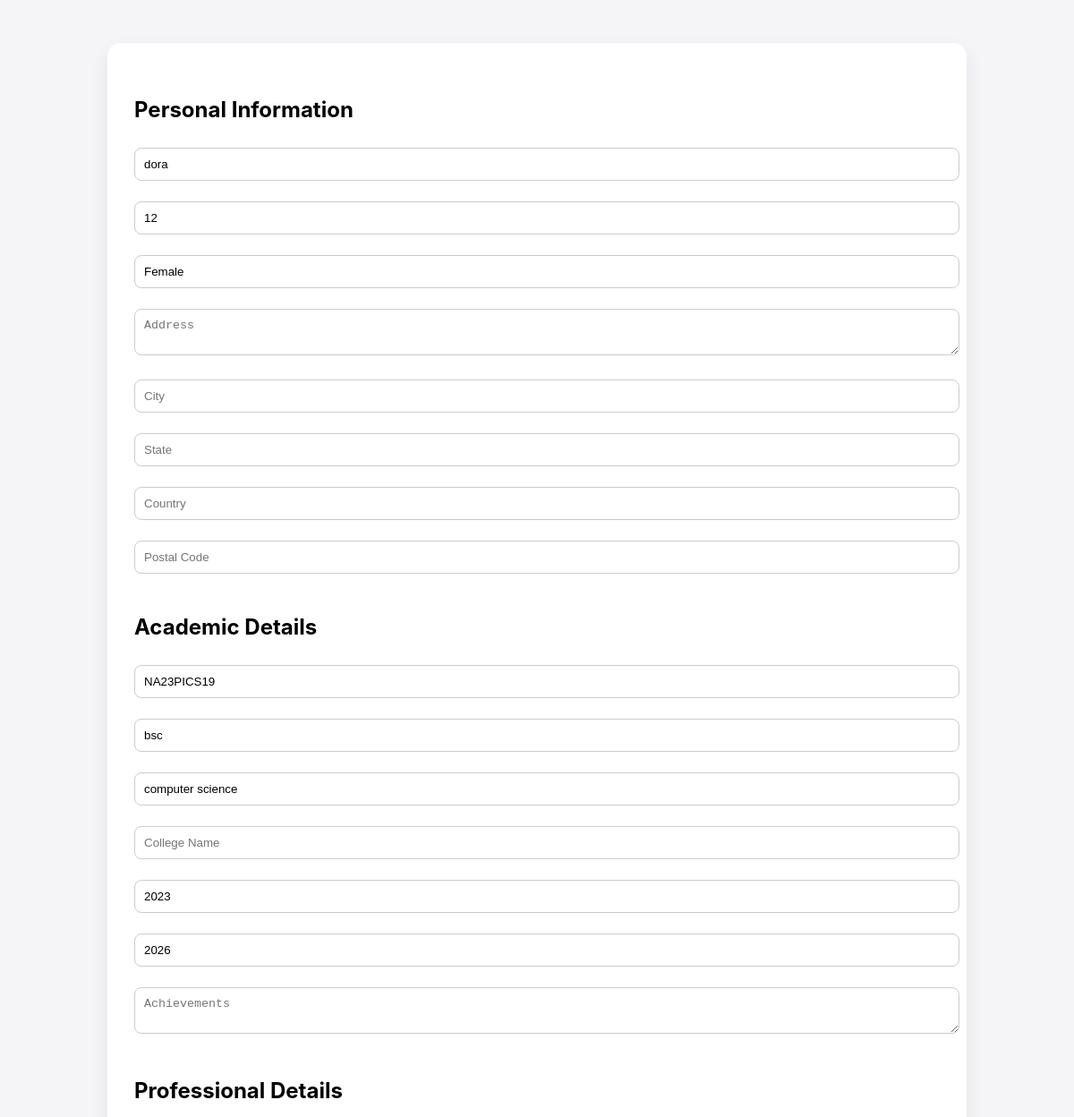
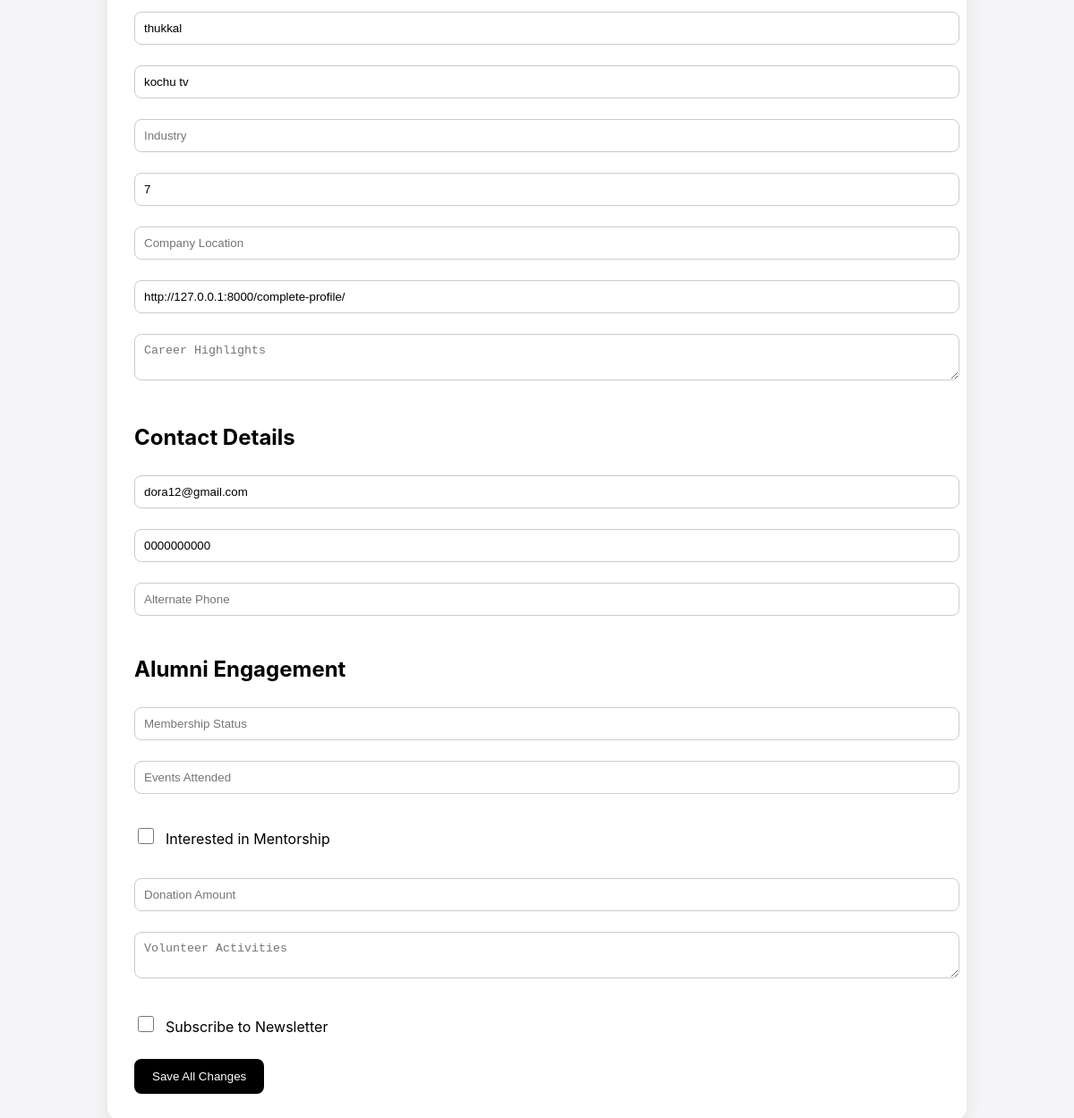
Screenshot of /edit-profile/ (signed in) with the database file from the repository (2 pictures, top to bottom).
### alumni_module/models.py (models this page shows, shortened)
class AlumniProfile(models.Model):
    user = models.OneToOneField(User, on_delete=models.CASCADE)
    first_name = models.CharField(max_length=100, blank=True)
    last_name = models.CharField(max_length=100, blank=True)
    gender = models.CharField(max_length=20, blank=True)
    date_of_birth = models.DateField(null=True, blank=True)
    photo = models.ImageField(upload_to='photos/', null=True, blank=True)
    address = models.TextField(blank=True)
    city = models.CharField(max_length=100, blank=True)
    state = models.CharField(max_length=100, blank=True)
    country = models.CharField(max_length=100, blank=True)
    postal_code = models.CharField(max_length=20, blank=True)

class AcademicDetails(models.Model):
    user = models.OneToOneField(User, on_delete=models.CASCADE)
    student_id = models.CharField(max_length=50, blank=True)
    degree = models.CharField(max_length=100, blank=True)
    department = models.CharField(max_length=100, blank=True)
    year_of_admission = models.IntegerField(null=True, blank=True)
    year_of_graduation = models.IntegerField(null=True, blank=True)
    achievements = models.TextField(blank=True)

class ProfessionalDetails(models.Model):
    user = models.OneToOneField(User, on_delete=models.CASCADE)
    current_designation = models.CharField(max_length=100, blank=True)
    current_company = models.CharField(max_length=100, blank=True)
    industry = models.CharField(max_length=100, blank=True)
    year_of_experience = models.IntegerField(null=True, blank=True)
    company_location = models.CharField(max_length=200, blank=True)
    linkedin_profile = models.URLField(blank=True)
    career_highlights = models.TextField(blank=True)

class ContactDetails(models.Model):
    user = models.OneToOneField(User, on_delete=models.CASCADE)
    email = models.EmailField(blank=True)
    phone_number = models.CharField(max_length=20, blank=True)
    alternate_phone = models.CharField(max_length=20, blank=True)

class AlumniEngagement(models.Model):
    user = models.OneToOneField(User, on_delete=models.CASCADE)
    membership_status = models.CharField(max_length=50, blank=True)
    events_attended = models.IntegerField(null=True, blank=True)
    mentorship_interest = models.BooleanField(default=False)
    donation_amount = models.DecimalField(max_digits=10, decimal_places=2, null=True, blank=True)
    volunteer_activities = models.TextField(blank=True)
    newsletter_subscription = models.BooleanField(default=False)

### alumni_module/views.py (the view, shortened to what this page needs)
# urls.py: path('edit-profile/', views.edit_profile, name='edit_profile'),
@login_required
def edit_profile(request):
    profile, _ = AlumniProfile.objects.get_or_create(user=request.user)
    academic, _ = AcademicDetails.objects.get_or_create(user=request.user)
    professional, _ = ProfessionalDetails.objects.get_or_create(user=request.user)
    contact, _ = ContactDetails.objects.get_or_create(user=request.user)
    engagement, _ = AlumniEngagement.objects.get_or_create(user=request.user)
    return render(request, 'alumni/edit_profile.html', {
        'profile': profile,
        'academic': academic,
        'professional': professional,
        'contact': contact,
        'engagement': engagement,
    })

### templates/alumni/edit_profile.html (shortened to what this page needs)
<!DOCTYPE html>
<html>
<head>
</head>
<body>
<div class="card">
<form method="POST">
<h2>Personal Information</h2>
<input type="text" name="first_name" placeholder="First Name" value="{{ profile.first_name }}">
<input type="text" name="last_name" placeholder="Last Name" value="{{ profile.last_name }}">
<input type="text" name="gender" placeholder="Gender" value="{{ profile.gender }}">
<textarea name="address" placeholder="Address">{{ profile.address }}</textarea>
<input type="text" name="city" placeholder="City" value="{{ profile.city }}">
<input type="text" name="state" placeholder="State" value="{{ profile.state }}">
<input type="text" name="country" placeholder="Country" value="{{ profile.country }}">
<input type="text" name="postal_code" placeholder="Postal Code" value="{{ profile.postal_code }}">
<h2>Academic Details</h2>
<input type="text" name="student_id" placeholder="Student ID" value="{{ academic.student_id }}">
<input type="text" name="degree" placeholder="Degree" value="{{ academic.degree }}">
<input type="text" name="department" placeholder="Department" value="{{ academic.department }}">
<input type="text" name="college_name" placeholder="College Name" value="{{ academic.college_name }}">
<input type="number" name="year_of_admission" placeholder="Year of Admission" value="{{ academic.year_of_admission }}">
<input type="number" name="year_of_graduation" placeholder="Year of Graduation" value="{{ academic.year_of_graduation }}">
<textarea name="achievements" placeholder="Achievements">{{ academic.achievements }}</textarea>
<h2>Professional Details</h2>
<input type="text" name="current_designation" placeholder="Current Designation" value="{{ professional.current_designation }}">
<input type="text" name="current_company" placeholder="Current Company" value="{{ professional.current_company }}">
<input type="text" name="industry" placeholder="Industry" value="{{ professional.industry }}">
<input type="number" name="year_of_experience" placeholder="Years of Experience" value="{{ professional.year_of_experience }}">
<input type="text" name="company_location" placeholder="Company Location" value="{{ professional.company_location }}">
<input type="text" name="linkedin_profile" placeholder="LinkedIn Profile" value="{{ professional.linkedin_profile }}">
<textarea name="career_highlights" placeholder="Career Highlights">{{ professional.career_highlights }}</textarea>
<h2>Contact Details</h2>
<input type="email" name="contact_email" placeholder="Contact Email" value="{{ contact.email }}">
<input type="text" name="phone_number" placeholder="Phone Number" value="{{ contact.phone_number }}">
<input type="text" name="alternate_phone" placeholder="Alternate Phone" value="{{ contact.alternate_phone }}">
<h2>Alumni Engagement</h2>
<input type="text" name="membership_status" placeholder="Membership Status" value="{{ engagement.membership_status }}">
<input type="number" name="events_attended" placeholder="Events Attended" value="{{ engagement.events_attended }}">
<div class="checkbox-row">
    <input type="checkbox"
           id="mentorship_interest"
           name="mentorship_interest"
           {% if engagement.mentorship_interest %}checked{% endif %}>
    <label for="mentorship_interest">Interested in Mentorship</label>
</div>
<input type="number" step="0.01" name="donation_amount" placeholder="Donation Amount" value="{{ engagement.donation_amount }}">
<textarea name="volunteer_activities" placeholder="Volunteer Activities">{{ engagement.volunteer_activities }}</textarea>
<div class="checkbox-row">
    <input type="checkbox"
           id="newsletter_subscription"
           name="newsletter_subscription"
           {% if engagement.newsletter_subscription %}checked{% endif %}>
    <label for="newsletter_subscription">Subscribe to Newsletter</label>
</div>
<button type="submit">Save All Changes</button>
</form>
</div>
</body>
</html>

### templates/alumni/edit_profile.html (style rules this page uses)
body { font-family: -apple-system, BlinkMacSystemFont, sans-serif; background: #f5f5f7; padding: 40px; }
.card { background: white; padding: 30px; border-radius: 15px; box-shadow: 0 8px 20px rgba(0,0,0,0.08); max-width: 900px; margin: auto; }
h2 { margin-top: 30px; }
input, textarea { width: 100%; padding: 10px; margin-top: 8px; margin-bottom: 15px; border-radius: 8px; border: 1px solid #ccc; }
button { padding: 12px 20px; background: black; color: white; border: none; border-radius: 8px; }
.checkbox-row { display: flex; align-items: center; gap: 10px; margin: 15px 0; }
.checkbox-row input[type="checkbox"] { width: 18px; height: 18px; }

### rows the page displays
AlumniProfile: first_name "dora", last_name "12", gender "Female"
AcademicDetails: student_id "NA23PICS19", degree "bsc", department "computer science", year_of_admission "2023", year_of_graduation "2026"
ProfessionalDetails: current_designation "thukkal", current_company "kochu tv", year_of_experience "7", linkedin_profile "http://127.0.0.1:8000/complete-profile/"
ContactDetails: contact_email "dora12@gmail.com", phone_number "0000000000"
